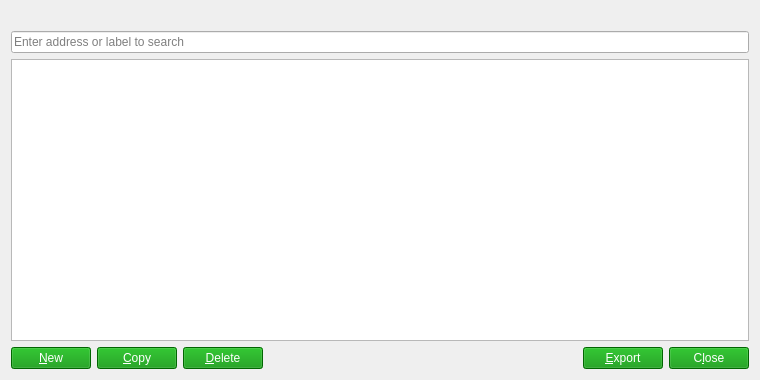
<?xml version="1.0" encoding="UTF-8"?>
<ui version="4.0">
 <class>AddressBookPage</class>
 <widget class="QWidget" name="AddressBookPage">
  <property name="geometry">
   <rect>
    <x>0</x>
    <y>0</y>
    <width>760</width>
    <height>380</height>
   </rect>
  </property>
  <layout class="QVBoxLayout" name="verticalLayout">
   <item>
    <widget class="QLabel" name="labelExplanation">
     <property name="textFormat">
      <enum>Qt::PlainText</enum>
     </property>
     <property name="wordWrap">
      <bool>true</bool>
     </property>
    </widget>
   </item>
   <item>
    <widget class="QLineEdit" name="searchLineEdit">
     <property name="placeholderText">
      <string>Enter address or label to search</string>
     </property>
    </widget>
   </item>
   <item>
    <widget class="QTableView" name="tableView">
     <property name="contextMenuPolicy">
      <enum>Qt::CustomContextMenu</enum>
     </property>
     <property name="toolTip">
      <string>Right-click to edit address or label</string>
     </property>
     <property name="tabKeyNavigation">
      <bool>false</bool>
     </property>
     <property name="alternatingRowColors">
      <bool>true</bool>
     </property>
     <property name="selectionMode">
      <enum>QAbstractItemView::SingleSelection</enum>
     </property>
     <property name="selectionBehavior">
      <enum>QAbstractItemView::SelectRows</enum>
     </property>
     <property name="sortingEnabled">
      <bool>true</bool>
     </property>
     <attribute name="verticalHeaderVisible">
      <bool>false</bool>
     </attribute>
    </widget>
   </item>
   <item>
    <layout class="QHBoxLayout" name="horizontalLayout">
     <item>
      <widget class="QPushButton" name="newAddress">
       <property name="styleSheet">
        <string notr="true">background-color: rgb(1, 143, 1);color: #ffffff</string>
       </property>
       <property name="toolTip">
        <string>Create a new address</string>
       </property>
       <property name="text">
        <string>&amp;New</string>
       </property>
       <property name="icon">
        <iconset resource="../nusacoin.qrc">
         <normaloff>:/icons/add</normaloff>:/icons/add</iconset>
       </property>
       <property name="autoDefault">
        <bool>false</bool>
       </property>
      </widget>
     </item>
     <item>
      <widget class="QPushButton" name="copyAddress">
       <property name="styleSheet">
        <string notr="true">background-color: rgb(1, 143, 1);color: #ffffff</string>
       </property>
       <property name="toolTip">
        <string>Copy the currently selected address to the system clipboard</string>
       </property>
       <property name="text">
        <string>&amp;Copy</string>
       </property>
       <property name="icon">
        <iconset resource="../nusacoin.qrc">
         <normaloff>:/icons/editcopy</normaloff>:/icons/editcopy</iconset>
       </property>
       <property name="autoDefault">
        <bool>false</bool>
       </property>
      </widget>
     </item>
     <item>
      <widget class="QPushButton" name="deleteAddress">
       <property name="styleSheet">
        <string notr="true">background-color: rgb(1, 143, 1);color: #ffffff</string>
       </property>
       <property name="toolTip">
        <string>Delete the currently selected address from the list</string>
       </property>
       <property name="text">
        <string>&amp;Delete</string>
       </property>
       <property name="icon">
        <iconset resource="../nusacoin.qrc">
         <normaloff>:/icons/remove</normaloff>:/icons/remove</iconset>
       </property>
       <property name="autoDefault">
        <bool>false</bool>
       </property>
      </widget>
     </item>
     <item>
      <spacer name="horizontalSpacer">
       <property name="orientation">
        <enum>Qt::Horizontal</enum>
       </property>
       <property name="sizeHint" stdset="0">
        <size>
         <width>40</width>
         <height>20</height>
        </size>
       </property>
      </spacer>
     </item>
     <item>
      <widget class="QPushButton" name="exportButton">
       <property name="styleSheet">
        <string notr="true">background-color: rgb(1, 143, 1);color: #ffffff</string>
       </property>
       <property name="toolTip">
        <string>Export the data in the current tab to a file</string>
       </property>
       <property name="text">
        <string>&amp;Export</string>
       </property>
       <property name="icon">
        <iconset resource="../nusacoin.qrc">
         <normaloff>:/icons/export</normaloff>:/icons/export</iconset>
       </property>
       <property name="autoDefault">
        <bool>false</bool>
       </property>
      </widget>
     </item>
     <item>
      <widget class="QPushButton" name="closeButton">
       <property name="styleSheet">
        <string notr="true">background-color: rgb(1, 143, 1);color: #ffffff</string>
       </property>
       <property name="sizePolicy">
        <sizepolicy hsizetype="Minimum" vsizetype="Minimum">
         <horstretch>0</horstretch>
         <verstretch>0</verstretch>
        </sizepolicy>
       </property>
       <property name="text">
        <string>C&amp;lose</string>
       </property>
       <property name="autoDefault">
        <bool>false</bool>
       </property>
      </widget>
     </item>
    </layout>
   </item>
  </layout>
 </widget>
 <resources>
  <include location="../nusacoin.qrc"/>
 </resources>
 <connections/>
</ui>
